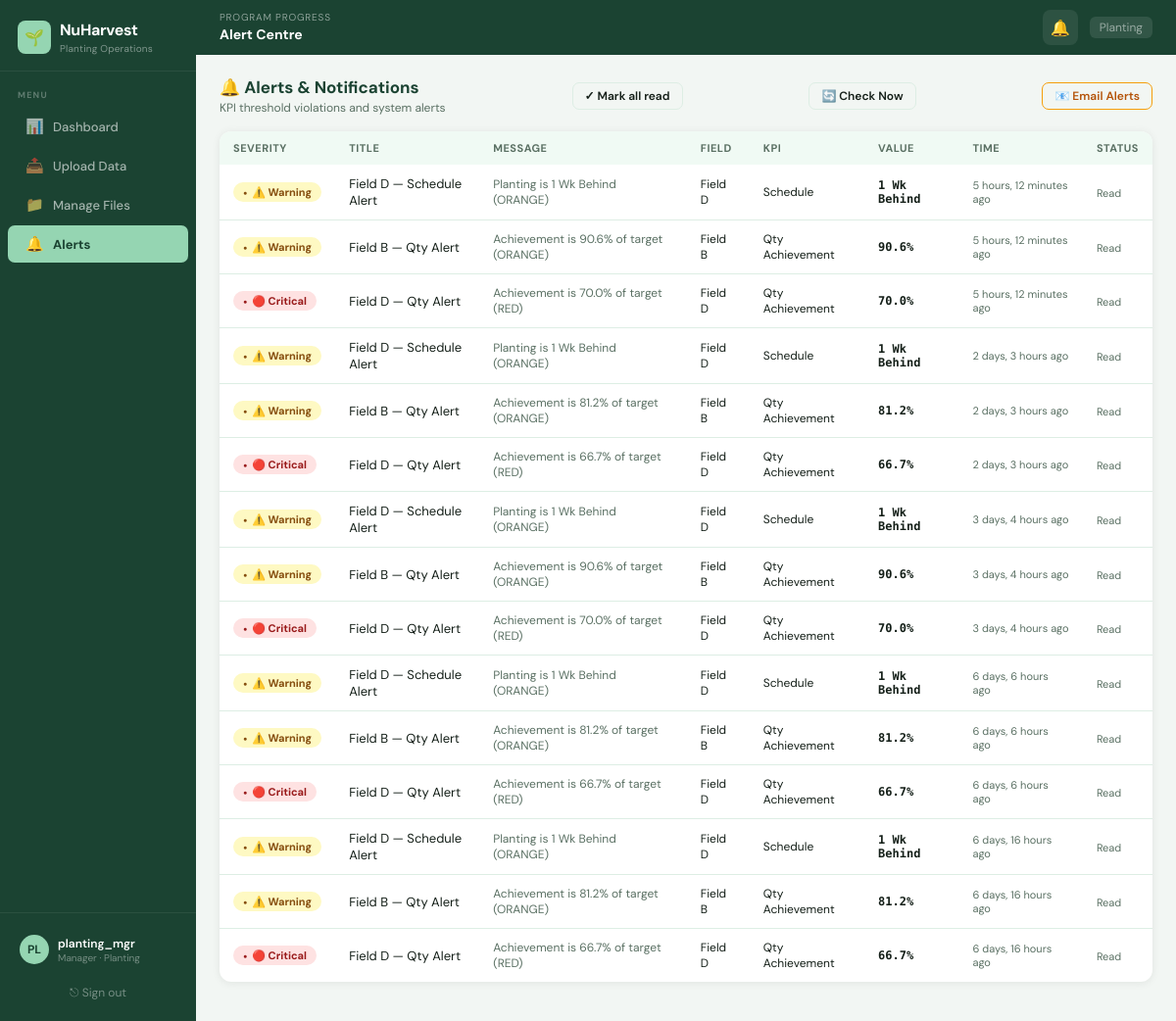
The app's page /notifications/ (signed in) with its own data.
### planting/models.py (models this page shows, shortened)
class UserProfile(models.Model):
    ROLES = [
        ("admin",   "Admin"),
        ("manager", "Manager"),
        ("viewer",  "Viewer"),
    ]
    user        = models.OneToOneField(User, on_delete=models.CASCADE, related_name="profile")
    department  = models.ForeignKey(Department, on_delete=models.SET_NULL, null=True, blank=True)
    role        = models.CharField(max_length=20, choices=ROLES, default="viewer")
    can_upload  = models.BooleanField(default=False)
    can_import  = models.BooleanField(default=False)
    can_view_all_departments = models.BooleanField(default=False)

class Department(models.Model):
    name        = models.CharField(max_length=100, unique=True)
    code        = models.CharField(max_length=20,  unique=True)
    description = models.TextField(blank=True)
    colour      = models.CharField(max_length=7, default="#1B4332")
    is_active   = models.BooleanField(default=True)
    created_at  = models.DateTimeField(auto_now_add=True)

class Notification(models.Model):
    SEVERITY = [("info","Info"),("warning","Warning"),("critical","Critical")]
    department  = models.ForeignKey(Department, on_delete=models.CASCADE, null=True, blank=True)
    title       = models.CharField(max_length=200)
    message     = models.TextField()
    severity    = models.CharField(max_length=20, choices=SEVERITY, default="info")
    field_name  = models.CharField(max_length=100, blank=True)
    kpi_name    = models.CharField(max_length=100, blank=True)
    kpi_value   = models.CharField(max_length=50,  blank=True)
    is_read     = models.BooleanField(default=False)
    created_at  = models.DateTimeField(auto_now_add=True)
    created_for = models.ForeignKey(User, on_delete=models.CASCADE, null=True, blank=True)
    class Meta:
        ordering = ["-created_at"]

### planting/views.py (the view)
# urls.py: path('notifications/',                views.notifications_page,     name='notifications'),
@login_required
def notifications_page(request):
    dept  = _get_user_dept(request)
    qs    = Notification.objects.all()
    if dept: qs = qs.filter(department=dept)
    notifs = _get_unread_notifications(request)
    return render(request, "planting/notifications.html", {
        "all_notifications": qs.order_by("-created_at")[:100],
        "notifications": notifs,
        "unread_count": notifs.count(),
        "active_page": "notifications",
    })

### planting/views.py (called while the page is built)
def _get_user_dept(request):
    try:
        profile = request.user.profile
        if profile.can_view_all_departments or profile.role == "admin":
            return None
        return profile.department
    except Exception:
        return None

def _get_unread_notifications(request):
    dept = _get_user_dept(request)
    qs   = Notification.objects.filter(is_read=False)
    if dept:
        qs = qs.filter(department=dept)
    return qs.order_by("-created_at")[:20]

### planting/templates/planting/notifications.html (shortened to what this page needs)
{% extends "planting/base.html" %}
{% block topbar_progress %}Alert Centre{% endblock %}
{% block content %}
<div style="display:flex;align-items:center;justify-content:space-between;margin-bottom:16px">
  <div>
    <div style="font-size:17px;font-weight:700;color:var(--g800)">🔔 Alerts & Notifications</div>
    <div style="font-size:12px;color:var(--muted);margin-top:2px">KPI threshold violations and system alerts</div>
  </div>
  <button class="btn btn-outline btn-sm" onclick="markAllRead()">✓ Mark all read</button>
  <button class="btn btn-outline btn-sm" onclick="checkAlerts()" id="checkBtn">🔄 Check Now</button>
  <button class="btn btn-outline btn-sm" onclick="sendAlertEmail()" style="border-color:#F59E0B;color:#B45309">📧 Email Alerts</button>
</div>
<div class="field-table-wrap">
  <table>
    <thead><tr>
      <th>Severity</th><th>Title</th><th>Message</th><th>Field</th><th>KPI</th><th>Value</th><th>Time</th><th>Status</th>
    </tr></thead>
    <tbody>
      {% for n in all_notifications %}
      <tr style="{% if not n.is_read %}background:#FAFFF9{% endif %}">
        <td>
          {% if n.severity == 'critical' %}
            <span class="pill pill-RED">🔴 Critical</span>
          {% elif n.severity == 'warning' %}
            <span class="pill pill-ORANGE">⚠️ Warning</span>
          {% else %}
            <span class="pill pill-GREEN">ℹ️ Info</span>
          {% endif %}
        </td>
        <td style="font-weight:{% if not n.is_read %}600{% else %}400{% endif %}">{{ n.title }}</td>
        <td style="font-size:12px;color:var(--muted)">{{ n.message }}</td>
        <td style="font-size:12px">{{ n.field_name|default:"—" }}</td>
        <td style="font-size:12px">{{ n.kpi_name|default:"—" }}</td>
        <td style="font-family:'DM Mono',monospace;font-size:12px;font-weight:600">{{ n.kpi_value|default:"—" }}</td>
        <td style="font-size:11px;color:var(--muted)">{{ n.created_at|timesince }} ago</td>
        <td>
          {% if n.is_read %}
            <span style="font-size:11px;color:var(--muted)">Read</span>
          {% else %}
            <span style="font-size:11px;color:var(--status-green);font-weight:600">New</span>
          {% endif %}
        </td>
      </tr>
      {% empty %}
      <tr><td colspan="8" style="text-align:center;padding:40px;color:var(--muted)">No alerts yet. They will appear here when KPI thresholds are breached.</td></tr>
      {% endfor %}
    </tbody>
  </table>
</div>
{% endblock %}

### planting/templates/planting/base.html (shortened to what this page needs)
{% load static %}
<!DOCTYPE html>
<html lang="en">
<head>
</head>
<body>
<aside class="sidebar">
  <div class="sb-logo">
    <div class="sb-logo-mark">
      <div class="sb-icon">🌱</div>
      <div>
        <div class="sb-name">NuHarvest</div>
        <div class="sb-sub">Planting Operations</div>
      </div>
    </div>
  </div>
  <div class="sb-section">Menu</div>
  <a href="{% url 'dashboard' %}"   class="nav-item {% if active_page == 'dashboard' %}active{% endif %}">
    <span class="ni">📊</span> Dashboard
  </a>
  <a href="{% url 'upload_file' %}" class="nav-item {% if active_page == 'upload' %}active{% endif %}">
    <span class="ni">📤</span> Upload Data
  </a>
  <a href="{% url 'manage_uploads' %}" class="nav-item {% if active_page == 'manage' %}active{% endif %}">
    <span class="ni">📁</span> Manage Files
  </a>
  <a href="{% url 'notifications' %}" class="nav-item {% if active_page == 'notifications' %}active{% endif %}">
    <span class="ni">🔔</span> Alerts
  </a>
  <div class="sb-footer">
    <div class="sb-user">
      <div class="sb-avatar">{{ request.user.username|slice:":2"|upper }}</div>
      <div>
        <div class="sb-uname">{{ request.user.username }}</div>
        <div class="sb-urole">
          {% if request.user.profile %}
            {{ request.user.profile.get_role_display }}
            {% if request.user.profile.department %}
              · {{ request.user.profile.department.name }}
            {% endif %}
          {% else %}User{% endif %}
        </div>
      </div>
    </div>
    <a href="{% url 'logout' %}" class="sb-logout">⎋ Sign out</a>
  </div>
</aside>
<div class="main-wrap">
  <div class="topbar">
    <div class="topbar-left">
      <div class="topbar-prog-label">Program Progress</div>
      <span class="topbar-prog-value">{% block topbar_progress %}—{% endblock %}</span>
    </div>
    <div class="topbar-right">
      <button class="notif-bell" onclick="toggleNotifPanel()" title="Alerts">
        🔔
      </button>
      <div style="font-size:12px;color:rgba(255,255,255,0.5)">
        {% if request.user.profile and request.user.profile.department %}
          <span style="background:rgba(255,255,255,0.1);padding:3px 10px;border-radius:6px">
            {{ request.user.profile.department.name }}
          </span>
        {% endif %}
      </div>
    </div>
  </div>
  <div class="page-body">
    {% block content %}{% endblock %}
  </div>
</div>
</body>
</html>

### planting/templates/planting/base.html (style rules this page uses)
*, *::before, *::after { box-sizing: border-box; margin: 0; padding: 0; }
:root { --g900: #0a1f12; --g800: #1B4332; --g700: #2D6A4F; --g500: #40916C; --g300: #95D5B2; --g100: #D8F3DC; --g50: #F0FAF4; --bg: #F2F6F3; --white: #FFFFFF; --text: #141f18; --muted: #5a7063; --border: #ddeee4; --red: #DC2626; --orange: #D97706; --status-green: #16A34A; --shadow: 0 1px 8px rgba(10,31,18,0.08); --shadow-md: 0 4px 20px rgba(10,31,18,0.10); }
body { font-family:'DM Sans',sans-serif; background:var(--bg); color:var(--text); display:flex; min-height:100vh; }
.sidebar { width:200px; min-height:100vh; background:var(--g800); display:flex; flex-direction:column; position:fixed; top:0; left:0; bottom:0; z-index:200; }
.sb-logo { padding:20px 18px 16px; border-bottom:1px solid rgba(255,255,255,0.07); }
.sb-logo-mark { display:flex; align-items:center; gap:9px; }
.sb-icon { width:34px; height:34px; background:var(--g300); border-radius:8px; display:flex; align-items:center; justify-content:center; font-size:16px; flex-shrink:0; }
.sb-name { font-size:16px; font-weight:700; color:#fff; letter-spacing:-0.3px; }
.sb-sub { font-size:10px; color:rgba(255,255,255,0.45); margin-top:2px; letter-spacing:0.2px; }
.sb-section { padding:18px 18px 6px; font-size:9px; font-weight:700; letter-spacing:1.2px; color:rgba(255,255,255,0.3); text-transform:uppercase; }
.nav-item { display:flex; align-items:center; gap:10px; padding:9px 18px; margin:1px 8px; border-radius:7px; color:rgba(255,255,255,0.6); text-decoration:none; font-size:13px; font-weight:500; transition:all 0.15s; position:relative; }
.nav-item.active { background:var(--g300); color:var(--g800); font-weight:700; }
.nav-item .ni { font-size:15px; width:18px; text-align:center; }
.sb-footer { margin-top:auto; padding:14px 8px; border-top:1px solid rgba(255,255,255,0.07); }
.sb-user { display:flex; align-items:center; gap:9px; padding:8px 12px; border-radius:8px; }
.sb-avatar { width:30px; height:30px; border-radius:50%; background:var(--g300); color:var(--g800); display:flex; align-items:center; justify-content:center; font-size:12px; font-weight:700; flex-shrink:0; }
.sb-uname { font-size:12px; font-weight:600; color:#fff; }
.sb-urole { font-size:10px; color:rgba(255,255,255,0.4); }
.sb-logout { display:block; text-align:center; margin:6px 10px 0; padding:7px; border-radius:7px; color:rgba(255,255,255,0.4); font-size:12px; text-decoration:none; transition:all 0.15s; }
.main-wrap { margin-left:200px; flex:1; display:flex; flex-direction:column; min-height:100vh; }
.topbar { background:var(--g800); color:#fff; padding:0 24px; height:56px; display:flex; align-items:center; gap:16px; position:sticky; top:0; z-index:100; }
.topbar-left { flex:1; }
.topbar-prog-label { font-size:10px; color:rgba(255,255,255,0.5); text-transform:uppercase; letter-spacing:0.8px; }
.topbar-prog-value { font-size:14px; font-weight:700; color:#fff; }
.topbar-right { display:flex; align-items:center; gap:12px; }
.notif-bell { position:relative; cursor:pointer; width:36px; height:36px; border-radius:8px; background:rgba(255,255,255,0.08); display:flex; align-items:center; justify-content:center; font-size:16px; transition:background 0.15s; border:none; color:#fff; }
.page-body { padding:22px 24px; flex:1; }
.field-table-wrap { background:var(--white); border-radius:12px; box-shadow:var(--shadow); overflow:hidden; margin-bottom:18px; }
table { width:100%; border-collapse:collapse; }
thead tr { background:var(--g50); }
th { padding:10px 14px; text-align:left; font-size:11px; font-weight:700; color:var(--muted); text-transform:uppercase; letter-spacing:0.5px; white-space:nowrap; }
td { padding:11px 14px; border-bottom:1px solid var(--border); font-size:13px; }
tr:last-child td { border-bottom:none; }
.pill { display:inline-flex; align-items:center; gap:5px; padding:3px 10px; border-radius:20px; font-size:11px; font-weight:700; white-space:nowrap; }
.pill::before { content:'●'; font-size:7px; }
.pill-ORANGE { background:#FEF9C3; color:#854D0E; }
.pill-RED { background:#FEE2E2; color:#991B1B; }
.btn { display:inline-flex; align-items:center; gap:6px; padding:8px 16px; border-radius:7px; border:none; font-family:inherit; font-size:13px; font-weight:600; cursor:pointer; text-decoration:none; transition:all 0.15s; }
.btn-outline { background:transparent; border:1.5px solid var(--border); color:var(--text); }
.btn-sm { padding:5px 12px; font-size:12px; }

### records on screen
Notification: severity "⚠️ Warning", title "Field D — Schedule Alert", message "Planting is 1 Wk Behind (ORANGE)", field_name "Field D", kpi_name "Schedule", kpi_value "1 Wk Behind", created_at "5 hours, 12 minutes", is_read "Read"
Notification: severity "⚠️ Warning", title "Field B — Qty Alert", message "Achievement is 90.6% of target (ORANGE)", field_name "Field B", kpi_name "Qty Achievement", kpi_value "90.6%", created_at "5 hours, 12 minutes", is_read "Read"
Notification: severity "🔴 Critical", title "Field D — Qty Alert", message "Achievement is 70.0% of target (RED)", field_name "Field D", kpi_name "Qty Achievement", kpi_value "70.0%", created_at "5 hours, 12 minutes", is_read "Read"
Notification: severity "⚠️ Warning", title "Field D — Schedule Alert", message "Planting is 1 Wk Behind (ORANGE)", field_name "Field D", kpi_name "Schedule", kpi_value "1 Wk Behind", created_at "2 days, 3 hours", is_read "Read"
Notification: severity "⚠️ Warning", title "Field B — Qty Alert", message "Achievement is 81.2% of target (ORANGE)", field_name "Field B", kpi_name "Qty Achievement", kpi_value "81.2%", created_at "2 days, 3 hours", is_read "Read"
Notification: severity "🔴 Critical", title "Field D — Qty Alert", message "Achievement is 66.7% of target (RED)", field_name "Field D", kpi_name "Qty Achievement", kpi_value "66.7%", created_at "2 days, 3 hours", is_read "Read"
Notification: severity "⚠️ Warning", title "Field D — Schedule Alert", message "Planting is 1 Wk Behind (ORANGE)", field_name "Field D", kpi_name "Schedule", kpi_value "1 Wk Behind", created_at "3 days, 4 hours", is_read "Read"
Notification: severity "⚠️ Warning", title "Field B — Qty Alert", message "Achievement is 90.6% of target (ORANGE)", field_name "Field B", kpi_name "Qty Achievement", kpi_value "90.6%", created_at "3 days, 4 hours", is_read "Read"
Notification: severity "🔴 Critical", title "Field D — Qty Alert", message "Achievement is 70.0% of target (RED)", field_name "Field D", kpi_name "Qty Achievement", kpi_value "70.0%", created_at "3 days, 4 hours", is_read "Read"
Notification: severity "⚠️ Warning", title "Field D — Schedule Alert", message "Planting is 1 Wk Behind (ORANGE)", field_name "Field D", kpi_name "Schedule", kpi_value "1 Wk Behind", created_at "6 days, 6 hours", is_read "Read"
Notification: severity "⚠️ Warning", title "Field B — Qty Alert", message "Achievement is 81.2% of target (ORANGE)", field_name "Field B", kpi_name "Qty Achievement", kpi_value "81.2%", created_at "6 days, 6 hours", is_read "Read"
Notification: severity "🔴 Critical", title "Field D — Qty Alert", message "Achievement is 66.7% of target (RED)", field_name "Field D", kpi_name "Qty Achievement", kpi_value "66.7%", created_at "6 days, 6 hours", is_read "Read"
Notification: severity "⚠️ Warning", title "Field D — Schedule Alert", message "Planting is 1 Wk Behind (ORANGE)", field_name "Field D", kpi_name "Schedule", kpi_value "1 Wk Behind", created_at "6 days, 16 hours", is_read "Read"
Notification: severity "⚠️ Warning", title "Field B — Qty Alert", message "Achievement is 81.2% of target (ORANGE)", field_name "Field B", kpi_name "Qty Achievement", kpi_value "81.2%", created_at "6 days, 16 hours", is_read "Read"
Notification: severity "🔴 Critical", title "Field D — Qty Alert", message "Achievement is 66.7% of target (RED)", field_name "Field D", kpi_name "Qty Achievement", kpi_value "66.7%", created_at "6 days, 16 hours", is_read "Read"

### other values on screen
{{ request.user.username|slice:":2"|upper }} "PL"
{{ request.user.username }} "planting_mgr"
{{ request.user.profile.get_role_display }} "Manager"
{{ request.user.profile.department.name }} "Planting"
